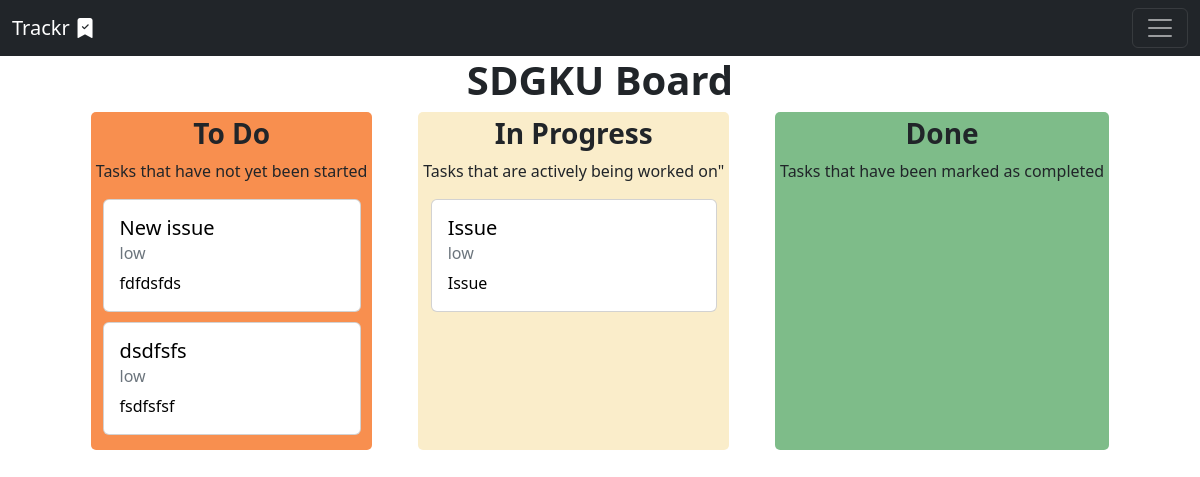
Screenshot of /issues/ (signed in) with the database file from the repository.
### accounts/models.py (models this page shows, shortened)
class CustomUser(AbstractUser):
    role = models.ForeignKey(
        Role,
        on_delete=models.CASCADE,
        blank=True,
        null=True
    )
    team = models.ForeignKey(
        Team,
        on_delete=models.CASCADE,
        blank=True,
        null=True
    )

class Team(models.Model):
    name = models.CharField(max_length=128)
    description = models.TextField()

### issues/models.py (models this page shows, shortened)
class Issue(models.Model):
    summary = models.CharField(max_length=256)
    description = models.TextField()
    status = models.ForeignKey(
        Status,
        on_delete=models.CASCADE,
        default=1
    )
    priority = models.ForeignKey(
        Priority,
        on_delete=models.CASCADE,
        default=1
    )
    reporter = models.ForeignKey(
        get_user_model(),
        on_delete=models.CASCADE
    )
    assignee = models.ForeignKey(
        get_user_model(),
        on_delete=models.CASCADE,
        null=True,
        related_name="assignee"
    )
    created_on = models.DateTimeField(auto_now_add=True)

class Priority(models.Model):
    name = models.CharField(max_length=128)
    description = models.TextField()
    def __str__(self):
        return self.name

### issues/views.py (the view)
# urls.py: path('', views.BoardView.as_view(), name='board'),
class BoardView(LoginRequiredMixin, ListView):
    template_name = "issues/board.html"
    model = Issue
    def populate_issue_list(self, name, status, reporter, context):
        context[name] = Issue.objects.filter(
            status=status
        ).filter(
            reporter=reporter
        ).order_by(
            "created_on"
        ).reverse()
    def get_context_data(self, **kwargs):
        context = super().get_context_data(**kwargs)
        to_do_status = Status.objects.get(id=1)
        in_p_status = Status.objects.get(id=2)
        done_status = Status.objects.get(id=3)
        team = self.request.user.team
        role = Role.objects.get(name="Product owner")
        try:
            product_owner = CustomUser.objects.filter(
            role=role).filter(team=team)[0]
            self.populate_issue_list("to_do_list", to_do_status, product_owner, context)
            self.populate_issue_list("in_p_list", in_p_status, product_owner, context)
            self.populate_issue_list("done_list", done_status, product_owner, context)
        except Exception:
            context["to_do_list"] = []
            context["in_p_list"] = []
            context["done_list"] = []
        return context

### templates/issues/board.html (shortened to what this page needs)
{% extends 'base.html' %}
{% block content %}
<h1>{{user.team.name}} Board</h1>
<div class="issue-board">
    <section class="to-do">
        <h3>To Do</h3>
        <p>Tasks that have not yet been started</p>
        {% for issue in to_do_list %}
        <div class="card">
            <a href="{% url 'detail' issue.id %}" class="detail-link">
                <div class="card-body">
                    <h5 class="card-title">{{issue.summary|truncatechars:60}}</h5>
                    <h6 class="card-subtitle mb-2 text-muted">{{issue.priority}}</h6>
                    <p class="card-text">{{issue.description|truncatechars:120}}</p>
                </div>
            </a>
        </div>
        {% endfor %}
    </section>
    <section class="in-progress">
        <h3>In Progress</h3>
        <p>Tasks that are actively being worked on"</p>
        {% for issue in in_p_list %}
        <div class="card">
            <a href="{% url 'detail' issue.id %}" class="detail-link">
                <div class="card-body">
                    <h5 class="card-title">{{issue.summary|truncatechars:60}}</h5>
                    <h6 class="card-subtitle mb-2 text-muted">{{issue.priority}}</h6>
                    <p class="card-text">{{issue.description|truncatechars:120}}</p>
                </div>
            </a>
        </div>
        {% endfor %}
    </section>
    <section class="done">
        <h3>Done</h3>
        <p>Tasks that have been marked as completed</p>
    </section>
</div>
{% endblock content %}

### static/css/base.css (style rules this page uses)
h1 { text-align: center; font-weight: 800; }
.issue-board { display: flex; flex-direction: row; justify-content: space-evenly; gap: 15px; width: 90%; margin-left: auto; margin-right: auto; }
.issue-board h3 { text-align: center; font-weight: 800; }
.to-do { background-color: #F88F4F; border-radius: 5px; padding: 5px; }
.in-progress { background-color: #FAEDCA; border-radius: 5px; padding: 5px; }
.done { background-color: #7EBC89; border-radius: 5px; padding: 5px; }
.card { width: 95%; margin-left: auto; margin-right: auto; margin-bottom: 10px; }
.detail-link { color: black; text-decoration: none; }

### rows the page displays
CustomUser: team.name "SDGKU"
Issue: summary "New issue", priority "low", description "fdfdsfds"
Issue: summary "dsdfsfs", priority "low", description "fsdfsfsf"
Issue: summary "Issue", priority "low", description "Issue"
